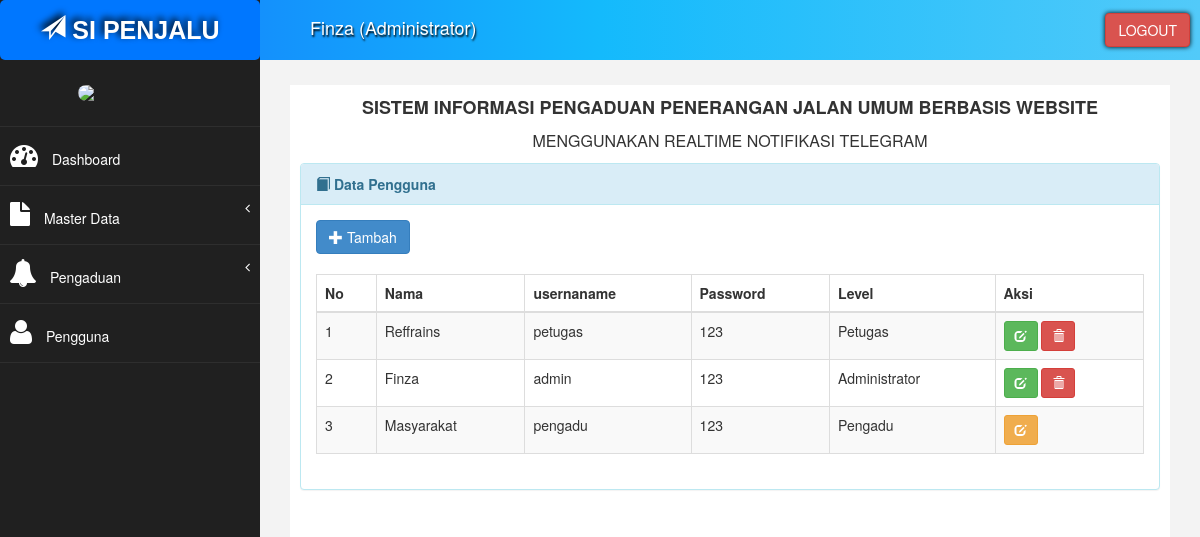
The app's page /index?page=user_data (signed in), older data.
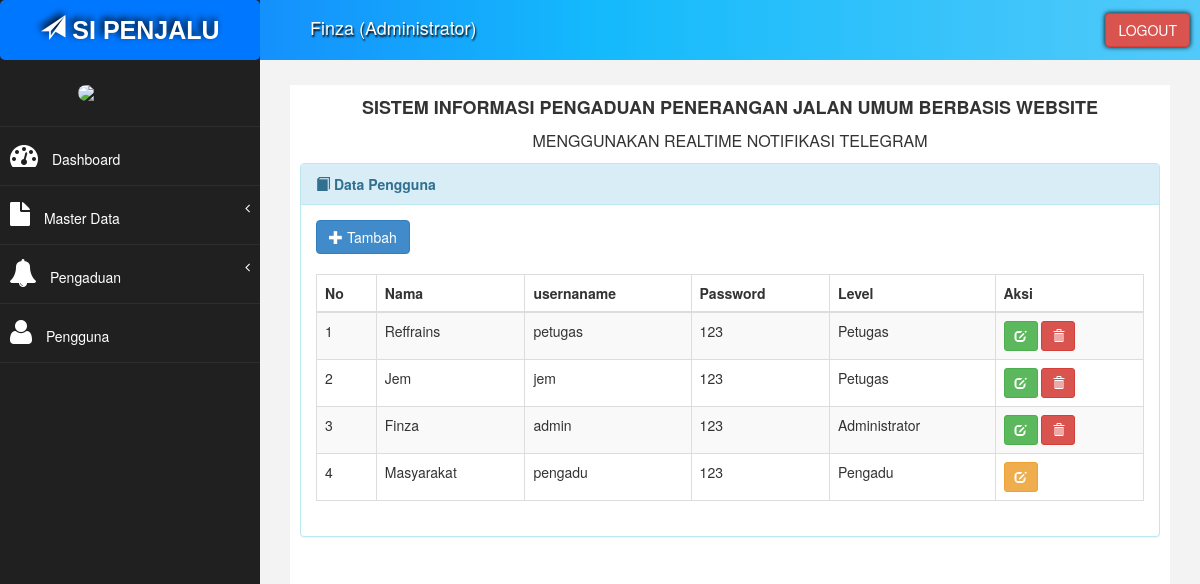
The same page, newer data.
### tables this page shows
CREATE TABLE `tb_pengguna` (
  `id_pengguna` varchar(50) NOT NULL,
  `nama_pengguna` varchar(30) NOT NULL,
  `username` varchar(30) NOT NULL,
  `password` varchar(20) NOT NULL,
  `level` enum('Administrator','Petugas','Pengadu') NOT NULL DEFAULT 'Pengadu',
  `grup` enum('A','B') NOT NULL DEFAULT 'B'
);

### admin/pengguna/pengguna_tampil.php (the view)
<div class="panel panel-info">
	<div class="panel-heading">
		<i class="glyphicon glyphicon-book"></i>
		<b>Data Pengguna</b>
	</div>
	<div class="panel-body">
		<div class="table-responsive">
			<table class="table table-striped table-bordered table-hover" id="dataTables-example">
				<thead>
					<tr>
						<th>No</th>
						<th>Nama</th>
						<th>usernaname</th>
						<th>Password</th>
						<th>Level</th>
						<th>Aksi</th>
					</tr>
				</thead>
				<tbody>
					<?php
                        $no = 1;
                        $sql = $koneksi->query("select * from tb_pengguna order by grup asc");
                        while ($data= $sql->fetch_assoc()) {
                    ?>
					<tr>
						<td>
							<?php echo $no++; ?>
						</td>
						<td>
							<?php echo $data['nama_pengguna']; ?>
						</td>
						<td>
							<?php echo $data['username']; ?>
						</td>
						<td>
							<?php echo $data['password']; ?>
						</td>
						<td>
							<?php echo $data['level']; ?>
						</td>
						<td>
							<?php $grup = $data['grup'];?>
							<?php if($grup == "A"){?>
							<a href="?page=pengguna_ubah&kode=<?php echo $data['id_pengguna']; ?>" title="Ubah"
							 class="btn btn-success btn-sm">
								<i class="glyphicon glyphicon-edit"></i>
							</a>
							<a href="?page=pengguna_hapus&kode=<?php echo $data['id_pengguna']; ?>" onclick="return confirm('Apakah anda yakin hapus pengguna ini ?')"
							 title="Hapus" class="btn btn-danger btn-sm">
								<i class="glyphicon glyphicon-trash"></i>
							</a>
							<?php }else{ ?>
							<a href="?page=pedu_ubah&kode=<?php echo $data['id_pengguna']; ?>" title="Ubah"
							 class="btn btn-warning btn-sm">
								<i class="glyphicon glyphicon-edit"></i>
							</a>
							<?php } ?>
						</td>
					</tr>
					<?php
                        }
                    ?>
					<a href="?page=pengguna_tambah" class="btn btn-primary">
						<i class="glyphicon glyphicon-plus"></i> Tambah</a>
					<br>
					<br>
				</tbody>
		</div>
	</div>
</div>

Row changes from the older to the newer data that the page shows:
added tb_pengguna: nama_pengguna "Jem", username "jem", password "123", level "Petugas"
